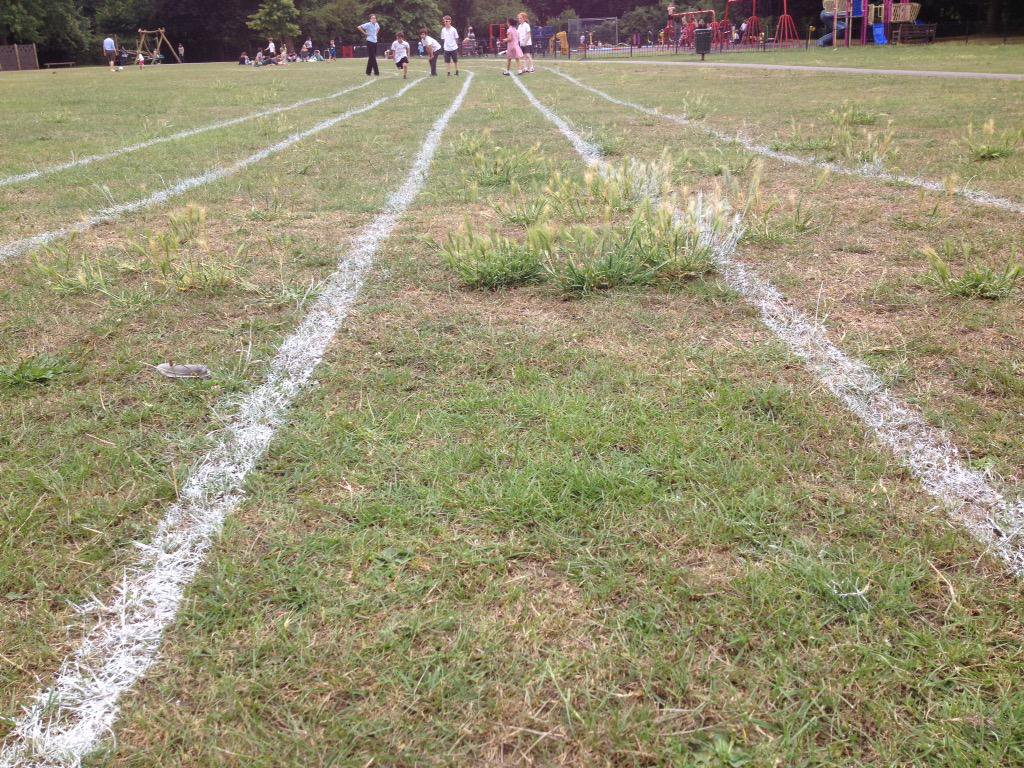
#> input picture lanes/lanes3.jpg, 1024 x 768 px, found by its file name
$ python lane_detect.py
#> lines starting #> are read from the running program, lines starting #| are printed output that depends on the picture; after the words box and inside, x2 and y2 are one past the last pixel; in counts of white or black regions, pixels touching at a corner belong together
#> in main, img is the input picture: shape (768, 1024, 3); mean B, G, R 115.8, 145.6, 153.2
#!/usr/bin/env python

# Basically copied from https://medium.com/@galen.ballew/opencv-lanedetection-419361364fc0

import numpy as np
import cv2
import math
import os

def grayscale(img):
    """Applies the Grayscale transform
    This will return an image with only one color channel
    but NOTE: to see the returned image as grayscale
    (assuming your grayscaled image is called 'gray')
    you should call plt.imshow(gray, cmap='gray')"""
    return cv2.cvtColor(img, cv2.COLOR_RGB2GRAY)
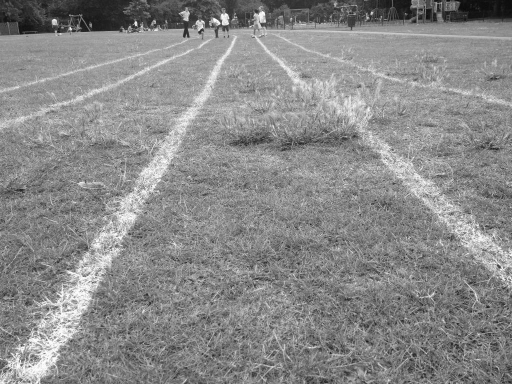
#> returned value: shape (768, 1024) (shown at 1/2 size); min 2, max 255, mean 137.6
    # Or use BGR2GRAY if you read an image with cv2.imread()
    # return cv2.cvtColor(img, cv2.COLOR_BGR2GRAY)

def canny(img, low_threshold, high_threshold):
    """Applies the Canny transform"""
    return cv2.Canny(img, low_threshold, high_threshold)

def gaussian_blur(img, kernel_size):
    """Applies a Gaussian Noise kernel"""
    return cv2.GaussianBlur(img, (kernel_size, kernel_size), 0)

def region_of_interest(img, vertices):
    """
    Applies an image mask.
    Only keeps the region of the image defined by the polygon
    formed from `vertices`. The rest of the image is set to black.
    """
    #defining a blank mask to start with
    mask = np.zeros_like(img)

    #defining a 3 channel or 1 channel color to fill the mask with depending on the input image
    if len(img.shape) > 2:
        channel_count = img.shape[2]  # i.e. 3 or 4 depending on your image
        ignore_mask_color = (255,) * channel_count
    else:
        ignore_mask_color = 255

    #filling pixels inside the polygon defined by "vertices" with the fill color
    cv2.fillPoly(mask, vertices, ignore_mask_color)

    #returning the image only where mask pixels are nonzero
    masked_image = cv2.bitwise_and(img, mask)
    return masked_image


def draw_lines(img, lines, color=[255, 0, 0], thickness=2):
    """
    NOTE: this is the function you might want to use as a starting point once you want to
    average/extrapolate the line segments you detect to map out the full
    extent of the lane (going from the result shown in raw-lines-example.mp4
    to that shown in P1_example.mp4).
    Think about things like separating line segments by their
    slope ((y2-y1)/(x2-x1)) to decide which segments are part of the left
    line vs. the right line.  Then, you can average the position of each of
    the lines and extrapolate to the top and bottom of the lane.
    This function draws `lines` with `color` and `thickness`.
    Lines are drawn on the image inplace (mutates the image).
    If you want to make the lines semi-transparent, think about combining
    this function with the weighted_img() function below
    """
    for line in lines:
        for x1,y1,x2,y2 in line:
            cv2.line(img, (x1, y1), (x2, y2), color, thickness)

def hough_lines(img, rho, theta, threshold, min_line_len, max_line_gap):
    """
    `img` should be the output of a Canny transform.
    Returns an image with hough lines drawn.
    """
    lines = cv2.HoughLinesP(img, rho, theta, threshold, np.array([]), minLineLength=min_line_len, maxLineGap=max_line_gap)
    line_img = np.zeros((img.shape[0], img.shape[1], 3), dtype=np.uint8)
    draw_lines(line_img, lines)
    return line_img

# Python 3 has support for cool math symbols.

def weighted_img(img, initial_img, α=0.8, β=1., λ=0.):
    """
    `img` is the output of the hough_lines(), An image with lines drawn on it.
    Should be a blank image (all black) with lines drawn on it.
    `initial_img` should be the image before any processing.
    The result image is computed as follows:
    initial_img * α + img * β + λ
    NOTE: initial_img and img must be the same shape!
    """
    return cv2.addWeighted(initial_img, α, img, β, λ)

def process_frame(image):
    global first_frame

    gray_image = grayscale(image)
    img_hsv = cv2.cvtColor(image, cv2.COLOR_RGB2HSV)
#> img_hsv: shape (768, 1024, 3); mean H, S, V 98.3, 70, 155.1
    #hsv = [hue, saturation, value]
    #more accurate range for yellow since it is not strictly black, white, r, g, or b

    lower_yellow = np.array([20, 100, 100], dtype = "uint8")
    upper_yellow = np.array([30, 255, 255], dtype="uint8")

    mask_yellow = cv2.inRange(img_hsv, lower_yellow, upper_yellow)
#> mask_yellow: shape (768, 1024); every value is 0
    mask_white = cv2.inRange(gray_image, 200, 255)
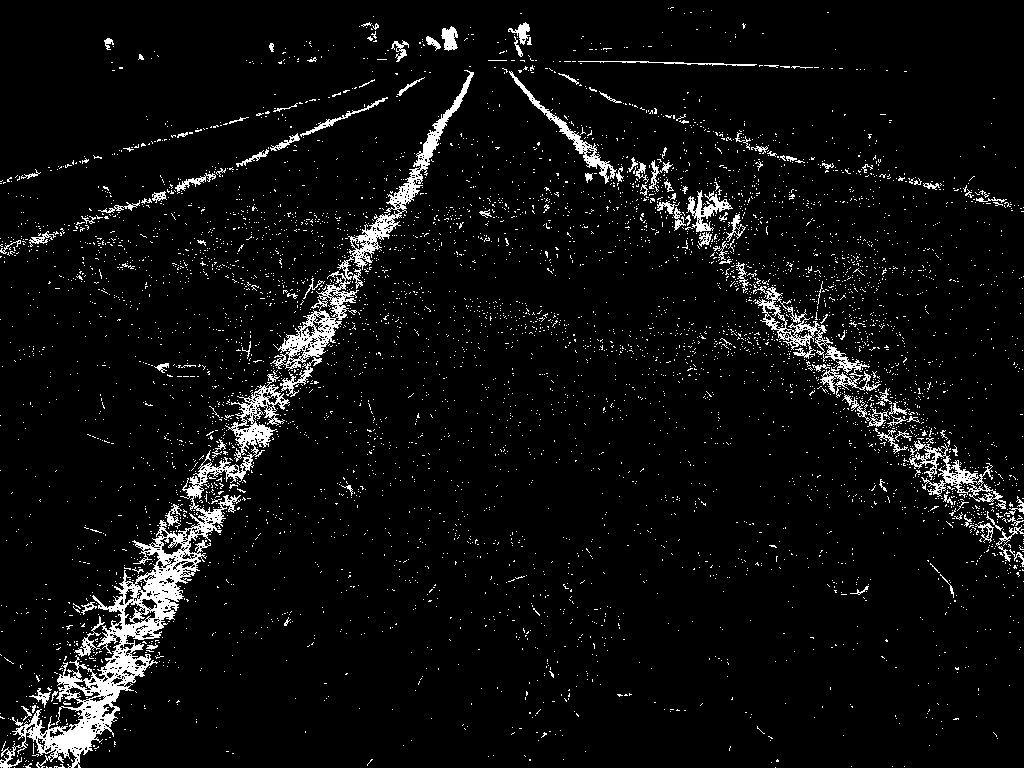
#> mask_white: shape (768, 1024); 5.4% white in thin lines or dots
    mask_yw = cv2.bitwise_or(mask_white, mask_yellow)
    mask_yw_image = cv2.bitwise_and(gray_image, mask_yw)

    cv2.imshow('mask_yw_image',mask_yw_image)

    kernel_size = 5
    gauss_gray = gaussian_blur(mask_yw_image,kernel_size)

    #same as quiz values
    low_threshold = 50
    high_threshold = 150
    canny_edges = canny(gauss_gray,low_threshold,high_threshold)

    imshape = image.shape
    lower_left = [imshape[1]/9,imshape[0]]
    lower_right = [imshape[1]-imshape[1]/9,imshape[0]]
    top_left = [imshape[1]/2-imshape[1]/8,imshape[0]/2+imshape[0]/10]
    top_right = [imshape[1]/2+imshape[1]/8,imshape[0]/2+imshape[0]/10]
    vertices = [np.array([lower_left,top_left,top_right,lower_right],dtype=np.int32)]
    roi_image = region_of_interest(canny_edges, vertices)
#> in region_of_interest, `masked_image = cv2.bitwise_and(img, mask)`:
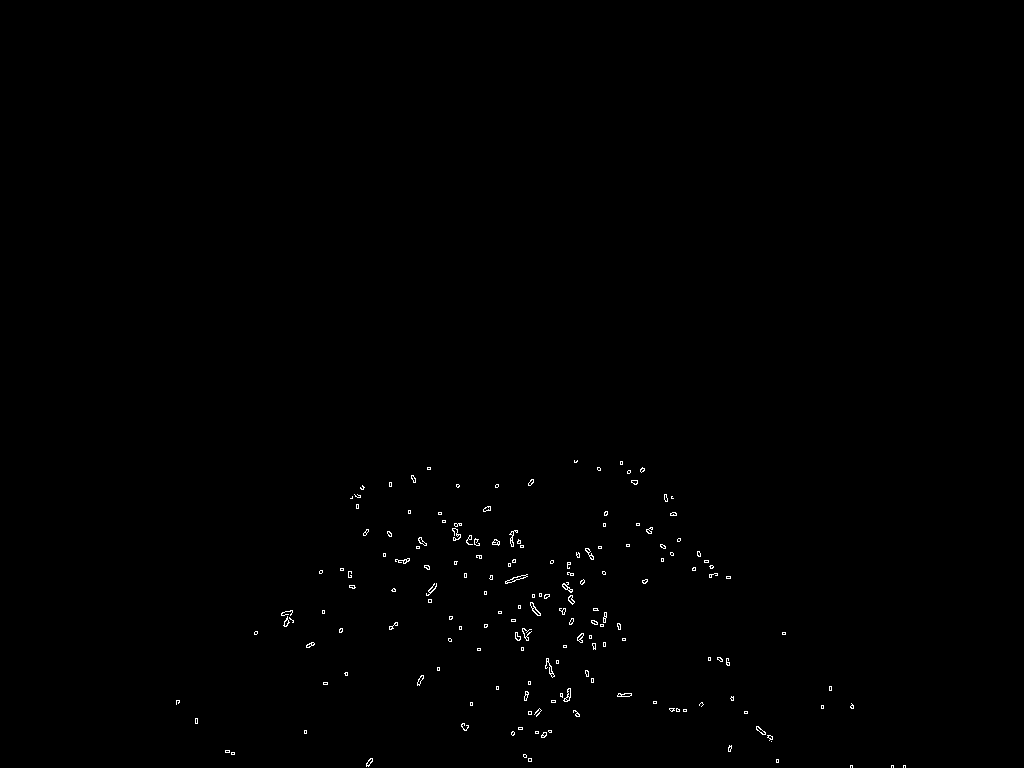
#> masked_image: shape (768, 1024); 0.35% white in thin lines or dots, all inside (x1, y1, x2, y2) = (176, 460, 906, 768)

    #rho and theta are the distance and angular resolution of the grid in Hough space
    #same values as quiz
    rho = 2
    theta = np.pi/180
    #threshold is minimum number of intersections in a grid for candidate line to go to output
    threshold = 20
    min_line_len = 50
    max_line_gap = 200

    line_image = hough_lines(roi_image, rho, theta, threshold, min_line_len, max_line_gap)
#> in hough_lines, `lines = cv2.HoughLinesP(img, rho, theta, threshold, np.array([]), minL..`: lines = 97 rows, first 6: [356, 506, 772, 737], [319, 572, 683, 711], [322, 610, 782, 634], [394, 624, 771, 739], [531, 761, 599, 467], [364, 532, 700, 555]
#> the loop in draw_lines, `for line in lines:` made 97 passes
#> after the loop in draw_lines, `for line in lines:`:
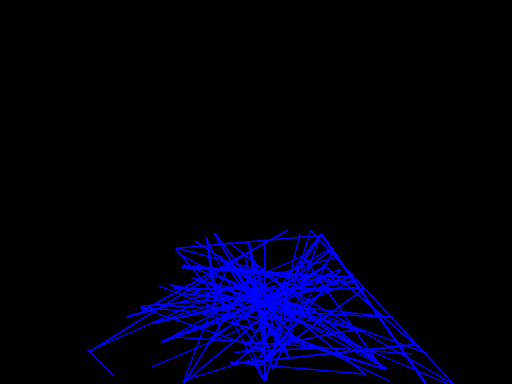
#> img: shape (768, 1024, 3) (shown at 1/2 size); mean of channels 0, 1, 2 17.8, 0, 0; drawn as B, G, R
    result = weighted_img(line_image, image, α=0.8, β=1., λ=0.)
#> in weighted_img, `return cv2.addWeighted(initial_img, α, img, β, λ)`:
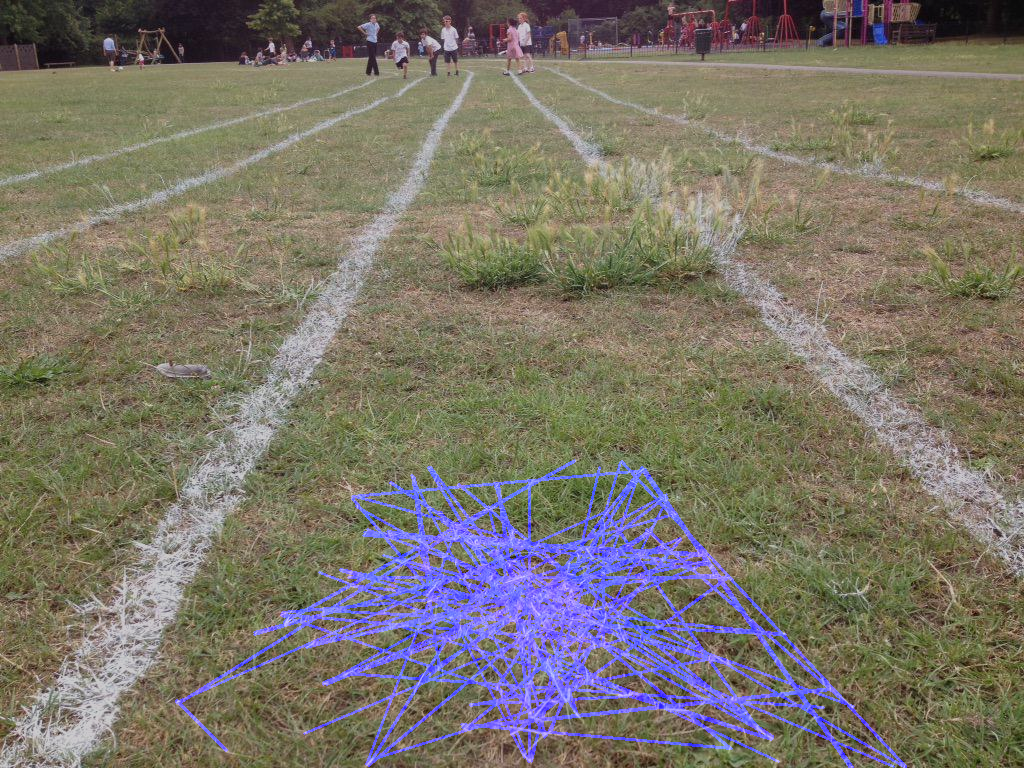
#> returned value: shape (768, 1024, 3); mean of channels 0, 1, 2 104.6, 116.5, 122.5; drawn as B, G, R
    return result

def main():
    img = cv2.imread(os.getcwd() + "/lanes3.jpg")
    processed = process_frame(img)
    cv2.imshow('processed',processed)
    cv2.waitKey(0)


if __name__ == '__main__':
    main()

$ run again, with lanes/lanes0.jpg copied over lanes/lanes3.jpg
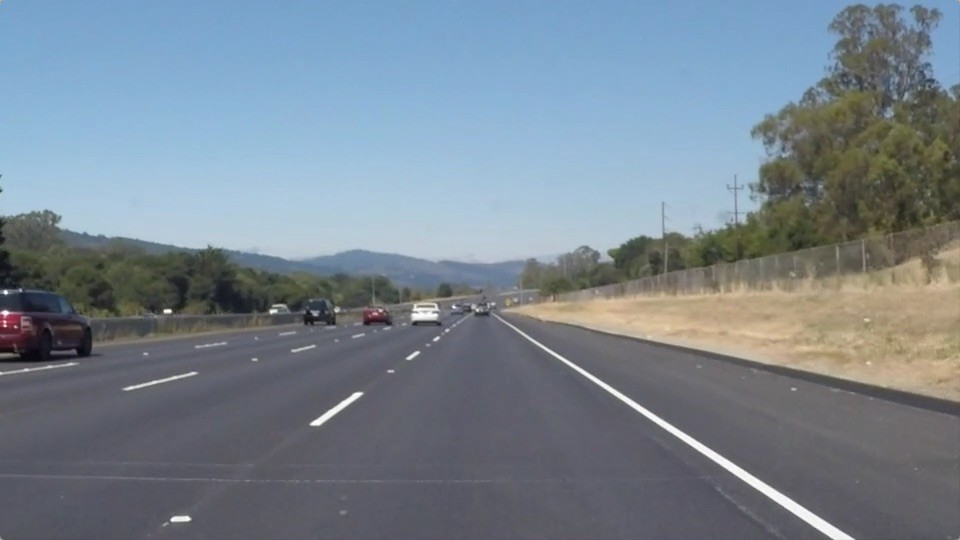
#> input picture lanes/lanes0.jpg, 960 x 540 px, found by its file name
#> in main, img is the input picture: shape (540, 960, 3); mean B, G, R 143.7, 132.5, 120.3
#> img_hsv: shape (540, 960, 3); mean H, S, V 48.3, 52, 149.3
#> mask_yellow: shape (540, 960); every value is 0
#> in process_frame, `mask_white = cv2.inRange(gray_image, 200, 255)`:
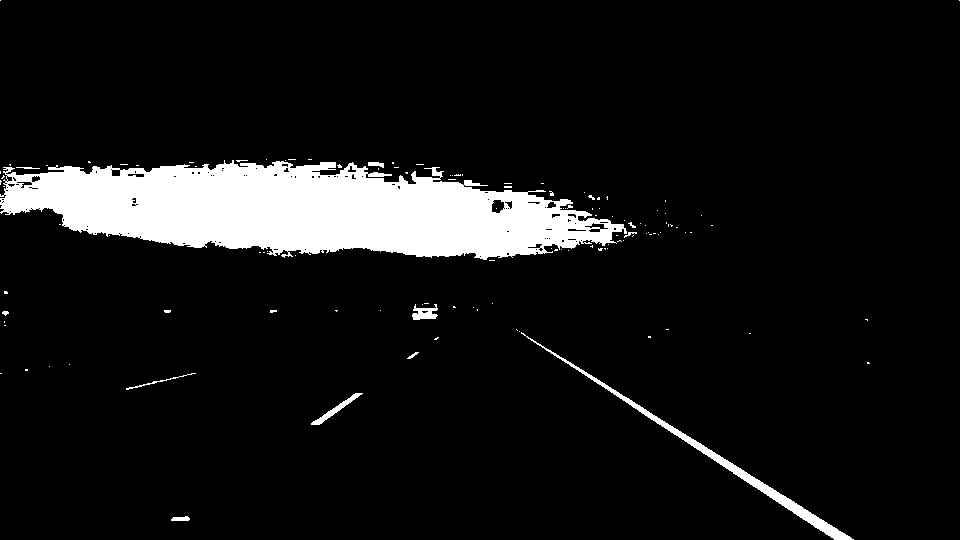
#> mask_white: shape (540, 960); 8.5% white; 122 white regions (110 under 20 px), largest, box (x1, y1, x2, y2) and area: (0, 160, 627, 260) 40268, (521, 332, 854, 540) 2374, (311, 393, 363, 425) 294
#> mask: shape (540, 960); 20.6% white; 1 white region, box (x1, y1, x2, y2) and area: (107, 324, 853, 540) 106634
#> masked_image: shape (540, 960); 0.26% white in thin lines or dots, all inside (x1, y1, x2, y2) = (171, 328, 853, 540)
#> lines = [[516, 328, 850, 537], [515, 330, 762, 491], [749, 484, 833, 539], [515, 328, 852, 539], [311, 423, 418, 353], [322, 423, 438, 336], [517, 332, 833, 538], [187, 520, 438, 338], [311, 422, 416, 351]]
#> the loop in draw_lines, `for line in lines:` made 9 passes
#> in weighted_img, `return cv2.addWeighted(initial_img, α, img, β, λ)`:
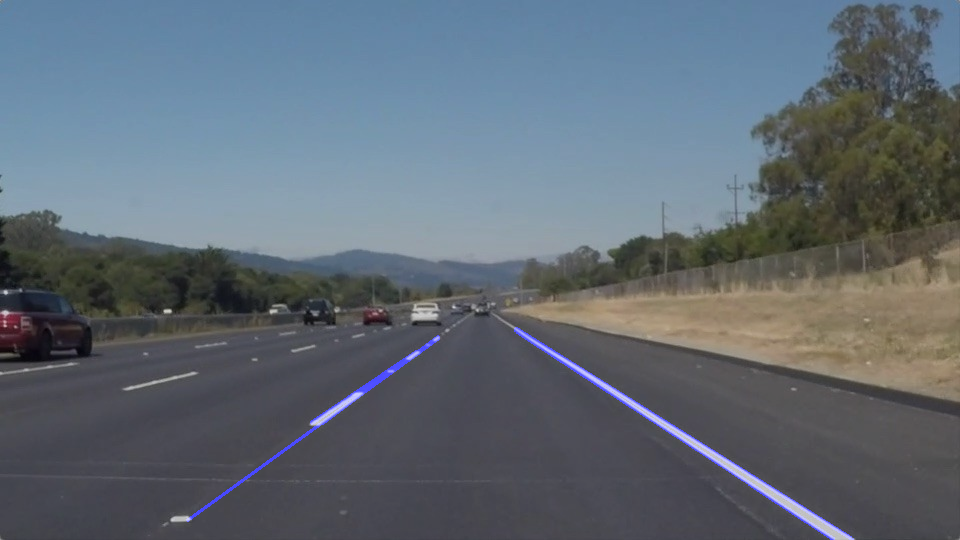
#> returned value: shape (540, 960, 3); mean of channels 0, 1, 2 116, 106, 96.2; drawn as B, G, R
